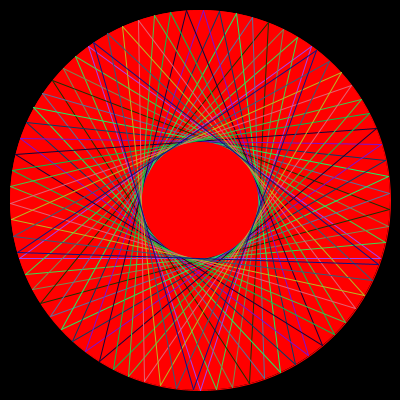
Frame 1 (no input)
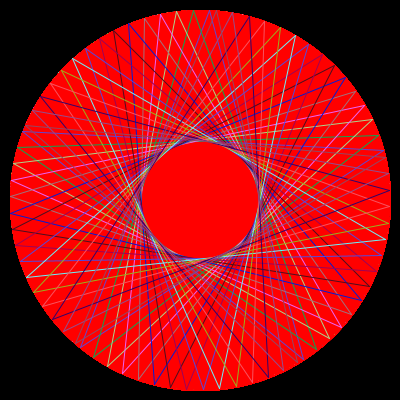
Frame 60 (the mouse pressed at the canvas centre just before this capture)
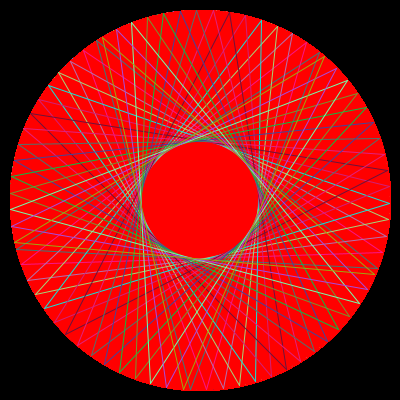
Frame 120 (the mouse held since frame 60 and released just before this capture)

The Processing sketch that drew these frames (run headless with seeded random() and noise(); from frame 60 on, the mouse is pressed at the canvas centre):

// Processing sketch: processing_13362
// ── processing_13362.pde

void setup(){
  size(400,400);
  background(0,0,0);
  frameRate(60);
}

float pi=3.141592;
int currentAngle=0;

void draw(){
  int cx,cy,radius; 
  cx=200;
  cy=200;
  radius=190;
  int angle=72;
  
  
   ellipseMode(CENTER);
   fill(255,0,0);
   stroke(255,0,0);
   ellipse(cx,cy,radius*2,radius*2);
  
  int p1x,p2x,p3x,p4x,p5x;
  int p1y,p2y,p3y,p4y,p5y;
  
   for(int i=0; i<15; i++)
   {
    p1x=circleX(cx,radius,currentAngle);  
    p1y=circleY(cy,radius,currentAngle);
      
    p2x=circleX(cx,radius,currentAngle+angle);  
    p2y=circleY(cy,radius,currentAngle+angle);
  
    p3x=circleX(cx,radius,currentAngle+angle*2);  
    p3y=circleY(cy,radius,currentAngle+angle*2);
  
    p4x=circleX(cx,radius,currentAngle+angle*3);  
    p4y=circleY(cy,radius,currentAngle+angle*3);
  
    p5x=circleX(cx,radius,currentAngle+angle*4);  
    p5y=circleY(cy,radius,currentAngle+angle*4);

    stroke(random(255),random(255),random(255));
    line(p1x,p1y,p3x,p3y);
    line(p3x,p3y,p5x,p5y);
    line(p5x,p5y,p2x,p2y);
    line(p2x,p2y,p4x,p4y);
    line(p4x,p4y,p1x,p1y);
    delay(5);
    currentAngle+=5;
   }
}

int circleX(int x, int radius, float angle){
  float radian=pi/180*angle;
  float resultX;
  resultX=x+radius*sin(radian);
  return (int)resultX;
  
}

int circleY(int y, int radius, float angle){
  float radian=pi/180*angle;  
  float resultY=0;
  resultY=y+radius*cos(radian);
  return (int)resultY;
}
